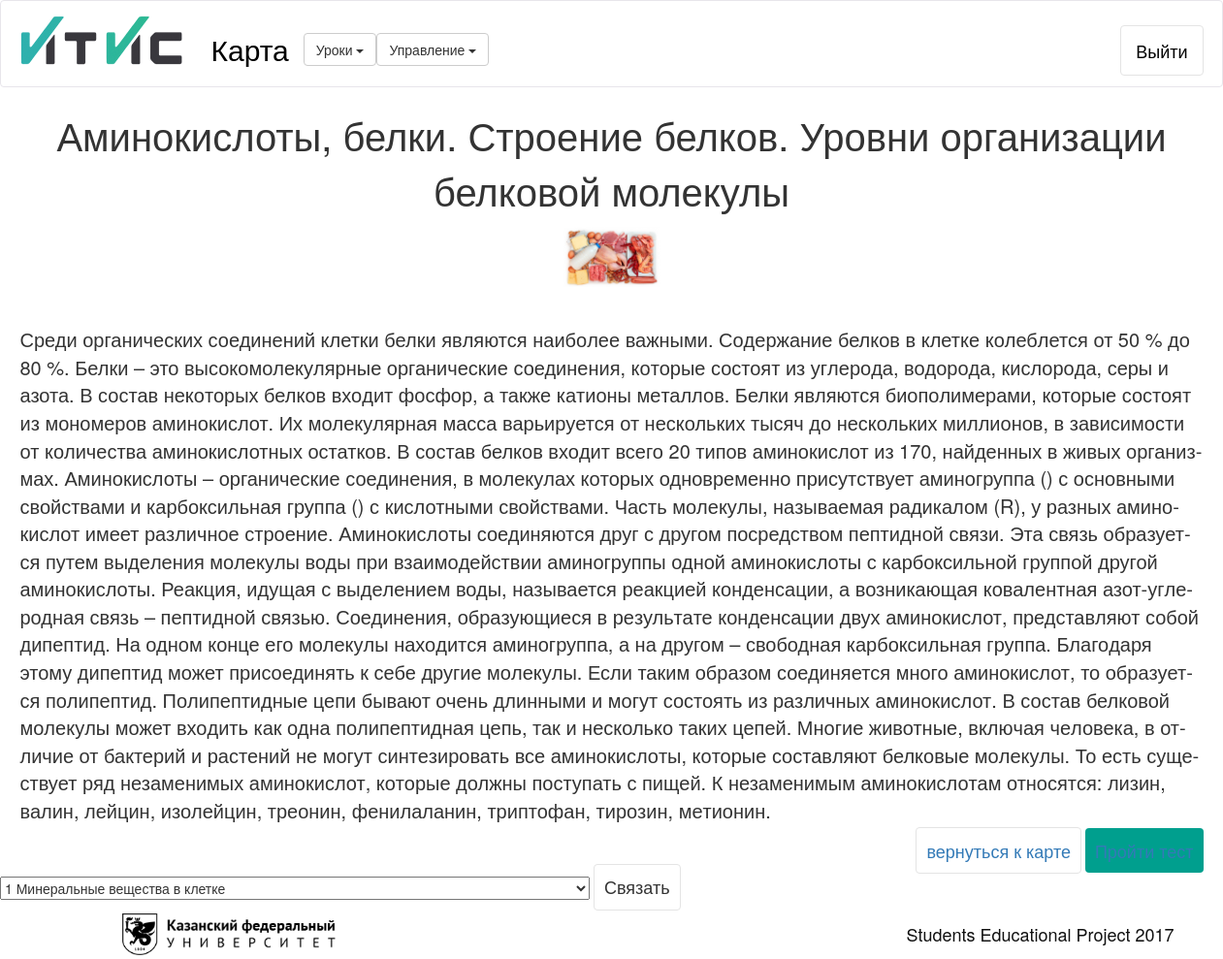
The page /maps/1/lesson/4/ (signed in) on the database its author committed.
### maps/models.py (models this page shows, shortened)
class Lesson(models.Model):
    class Meta:
        verbose_name = u'урок'
        verbose_name_plural = u'уроки'
    name = models.CharField(max_length=400, verbose_name=u'имя')
    text = models.TextField(max_length=4000, verbose_name=u'текст')
    image = models.ImageField(default='map_images/no-img.jpg', blank=True, verbose_name=u'изображение')
    map = models.ForeignKey(Map, verbose_name=u'карта')

### maps/views.py (the view)
# urls.py: url(r'^(?P<map_id>[0-9]+)/lesson/(?P<lesson_id>\d+)/$', lesson_page, name='lesson_page'),
@login_required
def lesson_page(request, map_id, lesson_id):
    args = {}
    lesson = Lesson.objects.get(id=lesson_id)
    args['lesson'] = lesson
    args['map_id'] = map_id
    user = request.user
    simple = SimpleUser.objects.get(user=user)
    lesson_user = UserLesson.objects.filter(user=simple, lesson=lesson).first()
    parents = Chain.objects.filter(lesson_child=lesson)
    childs = Chain.objects.filter(lesson_parent=lesson)
    lessons = Lesson.objects.all()
    args['user'] = simple
    args['lesson_user'] = lesson_user
    args['parent_list'] = parents
    args['child_list'] = childs
    args['lessons'] = lessons
    if request.method == 'POST':
        lesson_parent_id = request.POST['chain_']
        lesson_parent = Lesson.objects.get(id=lesson_parent_id)
        chain = Chain(lesson_child=lesson, lesson_parent=lesson_parent)
        chain.save()
    return render(request, "maps/lesson.html", args)

### maps/templates/maps/lesson.html (shortened to what this page needs)
{% extends 'maps/base.html' %}
{% load static %}
{% block chains %}
    <div class="dropdown">
        <button class="btn btn-default dropdown-toggle" type="button" id="dropdownMenu1"
                data-toggle="dropdown" aria-haspopup="true" aria-expanded="true">
            Уроки
            <span class="caret"></span>
        </button>
    </div>
{% endblock %}
{% block content %}
    <div class="container">
        <div class="lesson_title text-center">{{ lesson.name }}</div>
        <div class="lesson_trgt text-center">{% if lesson.image.url is not None %}
            <img src='{{ lesson.image.url }}' style="max-height: 100px; max-width: 100px"/>
        {% endif %}</div>
        <div class="lesson_text text-left">{{ lesson.text }}</div>
        <div class="lesson_btn text-right">
            <a href="{% url 'maps:lessons' map_id %}" class="button_white btn_all">вернуться к карте</a>
            {% if lesson_user %}
            {% else %}
                <a href="{% url 'maps:lesson_test' map_id lesson.id %}" class="button_green btn_all">Пройти тест</a>
            {% endif %}
        </div>
    </div>
    {% if user.moder %}
        <form method="post">
            <label>
                <select>
                    {% for lesson in lessons %}
                        <option name="chain_" value="{{ lesson.id }}">{{ lesson.id }} {{ lesson.name }}</option>
                    {% endfor %}
                </select>
            </label>
            <button type="submit" class="button_white btn_all">Связать</button>
        </form>
    {% endif %}
{% endblock %}
{% block footer %}footer2{% endblock %}

### maps/static/css/style.css (style rules this page uses)
.container { width: 1250px; }
.btn_all { padding: 10px; text-align: center; font-size: 18px; border-radius: 4px; }
.button_white { border: 1px solid #e4e4e4; background: #fff; }
.button_green { border: 0; background-color: #009f8e; }
label { font-weight: normal; }
.lesson_title { font-size: 40px; margin-bottom: 10px; }
.lesson_trgt { font-size: 30px; margin-bottom: 40px; }
.lesson_text { font-size: 20px; margin-bottom: 15px; }

### rows shown on the page
Lesson: name "Аминокислоты, белки. Строение белков. Уровни организации белковой молекулы", image (picture), text "Среди ор­га­ни­че­ских со­еди­не­ний клет­ки белки яв­ля­ют­ся наи­бо­лее важ­ны­ми. Со­дер­жа­ние бел­ков в клет­ке ко­леб­лет­ся от 50 % до 80 %. Белки – это вы­со­ко­мо­ле­ку­ляр­ные ор­га­ни­че­ские со­еди­не­ния, ко­то­рые со­сто­ят из уг­ле­ро­да, во­до­ро­да, кис­ло­ро­да, серы и азота. В со­став неко­то­рых бел­ков вхо­дит фос­фор, а также ка­ти­о­ны ме­тал­лов. Белки яв­ля­ют­ся био­по­ли­ме­ра­ми, ко­то­рые со­сто­ят из мо­но­ме­ров ами­но­кис­лот. Их мо­ле­ку­ляр­ная масса ва­рьи­ру­ет­ся от несколь­ких тысяч до несколь­ких мил­ли­о­нов, в за­ви­си­мо­сти от ко­ли­че­ства ами­но­кис­лот­ных остат­ков. В со­став бел­ков вхо­дит всего 20 типов ами­но­кис­лот из 170, най­ден­ных в…"

### other values the page prints
form field value "1 Минеральные вещества в клетке"
